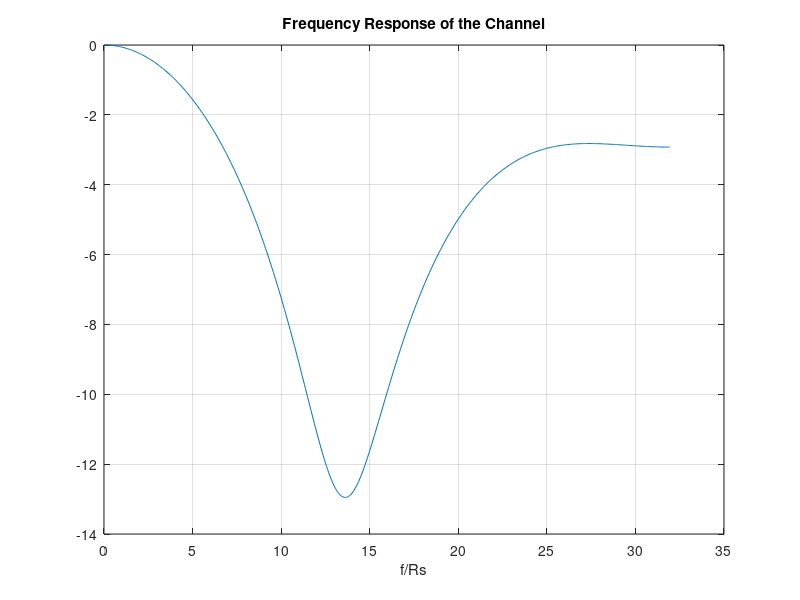

MATLAB code for this plot: (Note: this script raises an error after producing the figure.)
close all
clear all
N = 64;                                 % number of sub-carriers
pos = [5:15];                           % position of useful sub-carriers, central frequency = pos/T
Nu = length(pos);                       % number of useful sub-carriers
N_symb_OFDM = 1000;                     % number of symbols per sub-carrier
N_symb = Nu * N_symb_OFDM;              % total number of symbols = Nu*Nombre symboles OFDM



% Define CP lengths array
CP_lengths = [1, 2, 3, 4, 5, 10];

M = 4; % QPSK
EbN0dB = [100]; % Eb/No range


     % Channel impulse response
    hc = [1 0 0.5 0.25 zeros(1, N-4)];   %case1 
    %hc = [1 0.5 0.25 zeros(1, N-3)];    %case2
    Hc = fft(hc);
    trans = conj(Hc.');
    vc = ones(1, N_symb_OFDM);
    B = trans * vc;
    
    % Equalizer coefficients
    equalizer_ML = B;
    
    % Modulation
    bits = 2 * randi(2, 1, 2 * N_symb) - 3;      % +1/-1
    symb = bits(1:2:end) + 1i * bits(2:2:end);   % mapping bits => symboles
    entree_ifft = zeros(N, N_symb_OFDM); 
    
    for ii = 1:Nu 
        entree_ifft(pos(ii) + 1, :) = symb(ii:Nu:end);    % Correct indexing for subcarriers 5-15
    end
    
     % OFDM signal, matrix form, no CP
    sortie_ifft = ifft(entree_ifft); 
    signal_ofdmnoCP = reshape(sortie_ifft, 1, N* N_symb_OFDM);

    % Plot frequency response
            figure;
            [hhfreq, w] = freqz(hc);
            plot(w/(2*pi)*N, 20*log10(abs(hhfreq)/max(abs(hhfreq))));
            grid on;
            xlabel('f/Rs');
            title('Frequency Response of the Channel');

    % Iterate over CP lengths
         for cp_length = CP_lengths
    
            % Add cyclic prefix
            CPadded = [entree_ifft(end-cp_length+1:end, :); entree_ifft];
            
            % OFDM signal, matrix form, CP
            sortie_ifft = ifft(CPadded);
            signal_ofdm = reshape(sortie_ifft, 1, (N + cp_length) * N_symb_OFDM);
        
        
       
            % Signal PSD
            [pxx, f] = pwelch(signal_ofdm(:), 1024, 512, 1024, N);
            figure
            plot(f, 10 * log10(pxx / max(abs(pxx))))
            grid on
            xlabel ('f/Rs')
            ylabel('dB')
            title (strcat('OFDM PSD , Nu= : ',num2str(Nu),' carriers', ' CP=',num2str(cp_length)))
            legend(strcat('positions = ', num2str(pos)))
            
            % Apply channel
            signal_recu = filter(hc, 1, signal_ofdm(:));
        
            % Plot PSD at receiver input
            figure;
            [pxx, f] = pwelch(signal_recu, 1024, 512, 1024, N);
            plot(f, 10*log10(pxx/max(abs(pxx))));
            grid on;
            xlabel('f/Rs');
            ylabel('dB');
            title('OFDM PSD at Receiver Input CP=',num2str(cp_length));
                
            % Demodulation
            mat_recu = reshape(signal_recu, N+cp_length, N_symb_OFDM);    % vector => matrix
            mat_demod = fft(mat_recu);                                    % FFT (demodulation) 
            mat_demod_eq = mat_demod;
            
            % Useful subcarriers recovery
            mat_demod_utile = mat_demod_eq(pos+1,:);
            
            % Apply equalization
            matrice_apres_egalisation = zeros(length(pos), N_symb_OFDM);
            for ii = 1:length(pos)
                matrice_apres_egalisation(ii, :) = mat_demod_utile(ii, :) * equalizer_ML(pos(ii));
            end
            
            figure
            hold on
            plot(real(matrice_apres_egalisation(ii, :)), imag(matrice_apres_egalisation(ii, :)), '*')
            grid on
            title(['Constellation without CP with equalization, CP=', num2str(cp_length)])    %Equalization plot without CP
            xlabel('Real part')
            ylabel('Imaginary part')
          end  

 % Plot constellations
    ii = 11;              %subcarrier 15 for scatter diagram
    
    figure
    hold on
    plot(real(mat_demod_utile(ii, :)), imag(mat_demod_utile(ii, :)), '*')
    grid on
    title('Constellation without CP without equalizer, no noise')
    xlabel('Real part')
    ylabel('Imaginary part')
